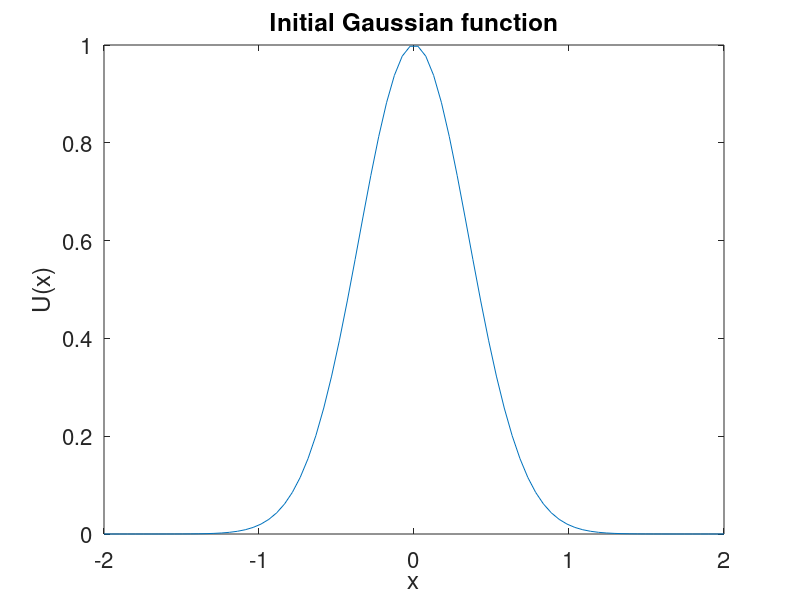

MATLAB code to generate this figure: (Note: this script raises an error after producing the figure.)


close all;
clear all;

                %%% Define 1D Discretised spatial %%%            

%Spatial variable on x direction
L=2; %domain on x
delta=0.05; %spatial step size
xmin=-L; %minimum boundary
xmax=L; %maximum boundary 
N=(xmax-xmin)/delta; %number of spatial points
x=linspace(xmin,xmax,N); %spatial vector
%--------------------------
                	     %%% 1D Initial state %%%

%Gaussian
sigma = 0.5;
U = exp(-x.^2/sigma^2); %Gaussian
%plotting
figure(1)
plot(x,abs(U));
xlabel('x')
ylabel('U(x)')
title('Initial Gaussian function')
set(gca,'FontSize',16)

% % Square function: here were can see Gibbs phenomenon on the edges
% % indicating the weakness of appling Fourier Transform on such function
% % that have shar edges, i.e., discontinuity
% U = (2/pi)*(atan(exp(-1i*(pi/2).*x))+atan(exp(1i*(pi/2).*x))); 
% % plotting
% figure(1)
% plot(x,U);
% xlabel('x')
% ylabel('U(x)')
% title('Initial Square function')
% set(gca,'FontSize',16)
%--------------------------
                    %%% 1D Wave vector disretisation %%%
                   
%x direction
k = (2*pi/L)*[0:(N/2-1) (-N/2):-1]'; 
k(1) = 10^(-6);
%convert to columns so they can pass to ode45
k = reshape(k,N,1);
% %--------------------------
% 
                    %%% Fast Fourier Transform %%%
                    
%FT+shift of the initial condition
Ut = fftshift(fft(U));   
%stacked data to a coloumn to be passed later to ode45
Ut = reshape(Ut,N,1);
% %--------------------------
% 
                    %%% Time variable %%%

%tspan = [0 0.01 0.05 0.1 0.2 0.5 0.6 0.8 1 1.5 2 2.5 3 3.5 4];
dt = 0.1; %time step
tmin = 0;
tmax = 4;
tspan = [tmin tmax];
% %--------------------------
% 
%                 %%%Iterate and integrate over time %%%
%    
 for TimeIteration = 1:30
    t= TimeIteration * dt;               
    %solve
    [Time,Sol] = ode45('FFT_rhs_1D',tspan,Ut,[], k);
    Sol = ifft(ifftshift(Sol(TimeIteration,:))); 
    plot(x,Sol);
    xlabel('x')
    ylabel('U(x,t)')
    ylim ([0 1])
    xlim ([-2 2])
    title('Spectral Solution of the 1D Diffusion Equation')
    set(gca,'FontSize',16)
    txt = {['t = ' num2str(t)]};
    text(1,0.85,txt,'FontSize',16)
    drawnow;
    pause(0.1)
 end
    %--------------------------

